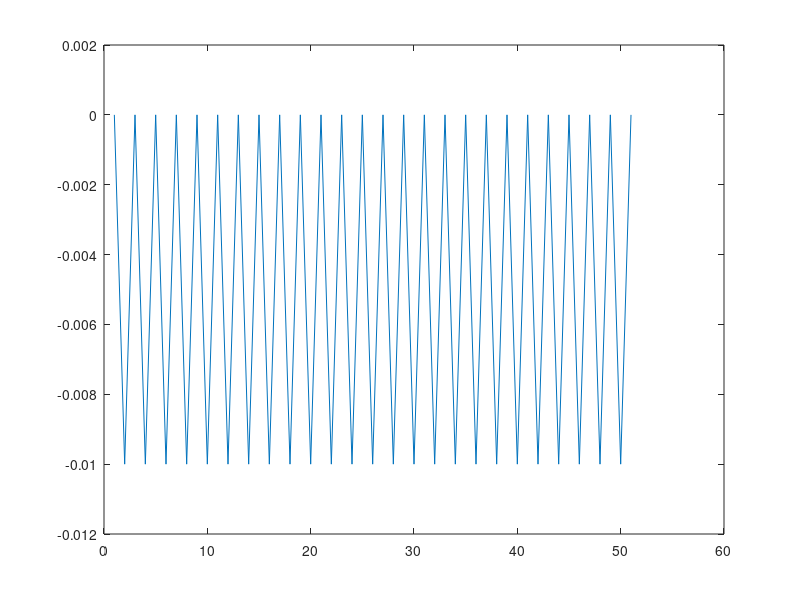

Write the MATLAB code that produced this figure.
y(1) = 0;
t0=0;
t1=pi/2;
h=0.01;
N=(t1-t0)/h;
for i = 1:N/pi;
    y(i+1) = y(i) + h*(cos(i*pi)-sin(i*pi));
end
plot(y);